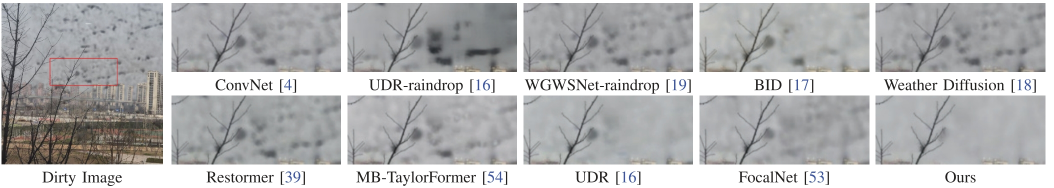
#> input picture assets/real_example.jpg, 2107 x 376 px (shown at 1/2 size)
$ python generate_dataset.py --clean_dir ../assets --pattern_dir ../assets --output_dir out
#> lines starting #> are read from the running program, lines starting #| are printed output that depends on the picture
### synthesis/dust_syn.py
"""Dirty-window image synthesis model (Sec. III of the paper).

Implements the imaging model
    Id = a0 * Io - alpha_a * (Z . P) + alpha_s * P
where the inside background illumination Z is modulated by the scene content
(mean of the clean image), which produces the background-dependent dirt
color observed in real dirty-window photographs (dirt looks dark against
bright backgrounds and bright against dark backgrounds).

This is a faithful, vectorized port of the original research implementation
(`main_dust_syn.py::dusty_syn`).
"""
import numpy as np


def rgb2gray(rgb):
    return np.dot(rgb[..., :3], [0.299, 0.587, 0.114])


def dusty_syn(ori, dust, a1_ran=None, a2_ran=None, a0=1, rng=None):
    """Synthesize a dirty image from a clean image and a dirt pattern.

    Args:
        ori (ndarray): HxWx3 uint8 clean image.
        dust (ndarray): HxW or HxWx3 uint8 dirt pattern (white = dirt).
        a1_ran / a2_ran (float): attenuation / scattering factors. If None,
            sampled as ``1.8 + U/3`` and ``0.9 + U/5`` (the paper setting).
        a0 (float): global transmission scale; set to ``1 + a2_ran/2`` by the
            default path.
        rng (np.random.Generator): optional RNG for reproducibility.

    Returns:
        ndarray: HxWx3 float in [0, 1]-ish range (clip before saving).
    """
    rng = rng or np.random
    W, H, C = ori.shape
    if W > H:
        ori = np.transpose(ori, [1, 0, 2])

    if a1_ran is None:
        a1 = 1.8
        a2 = 0.9
        a1_ran = a1 + rng.uniform() / 3
        a2_ran = a2 + rng.uniform() / 5
        a0 = 1 + a2_ran / 2

    if len(dust.shape) == 3:
        rows_d, cols_d, depth_d = dust.shape
    else:
        rows_d, cols_d = dust.shape
        depth_d = 1

    rows_o, cols_o, depth_o = ori.shape
    if rows_d > rows_o and cols_d > cols_o:
        xmax = round(rows_d - rows_o) - 1
        ymax = round(cols_d - cols_o) - 1
        x = rng.integers(0, xmax) if hasattr(rng, 'integers') else np.random.randint(0, xmax)
        y = rng.integers(0, ymax) if hasattr(rng, 'integers') else np.random.randint(0, ymax)
        dust_part = dust[x:x + rows_o - 1, y:y + cols_o - 1, 0:depth_d]
        dust_part = dust_part / 255
    else:
        dust_part = dust / 255

    ori = ori / ori.max()

    z = np.zeros((rows_o, cols_o, depth_o))
    r1 = 0.9 + rng.uniform() / 5
    r2 = 0.9 + rng.uniform() / 5
    r3 = 0.9 + rng.uniform() / 5

    if depth_d == 3:
        z1 = np.sum(ori, axis=2)
        z2 = np.sum(dust_part, axis=2)
        z2 = z2 / 3
    else:
        z1 = np.sum(ori, axis=2)
        z2 = dust_part
    z1 = z1 / 3
    z[:, :, 0] = z1 * z2 * r1
    z[:, :, 1] = z1 * z2 * r2
    z[:, :, 2] = z1 * z2 * r3

    if len(dust_part.shape) < 3:
        dust_part = np.expand_dims(dust_part, axis=2)
    dusty_pic = a0 * ori * 1 - z * a1_ran + a2_ran * dust_part
    return dusty_pic

### synthesis/generate_dataset.py
"""Generate the synthetic (dirty, clean, mask) dataset.

Pairs each clean patch with a dirt-pattern mask and synthesizes the dirty
image with the imaging model in ``dust_syn.py``. The number of triplets is
``n_clean x patterns_per_image``; use ``--n_train 4000 --n_test 100`` to
match the released dataset size.

Usage:
    python synthesis/generate_dataset.py \
        --clean_dir datasets_clean/train --pattern_dir patterns_256 \
        --output_dir datasets/syn_train --n 4000 --seed 100
"""
import argparse
import os

import cv2
import numpy as np
from natsort import natsorted

from dust_syn import dusty_syn


def main():
    parser = argparse.ArgumentParser()
    parser.add_argument('--clean_dir', required=True, help='clean 256x256 patches')
    parser.add_argument('--pattern_dir', required=True, help='256x256 dirt pattern masks')
    parser.add_argument('--output_dir', required=True)
    parser.add_argument('--n', type=int, default=4000, help='number of triplets to generate')
    parser.add_argument('--seed', type=int, default=100)
    parser.add_argument('--include_no_dirt', action='store_true',
                        help='append ~0.7%% clean (no-dirt) samples, following Tab. I of the paper')
    parser.add_argument('--alpha_a_range', type=float, nargs=2, default=[0.5, 2.0],
                        help='sampling range of the attenuation factor (default: 0.5 2.0, Sec. III-B)')
    parser.add_argument('--alpha_s_range', type=float, nargs=2, default=[0.5, 2.0],
                        help='sampling range of the scattering factor (default: 0.5 2.0, Sec. III-B)')
    args = parser.parse_args()

    sample_alphas = lambda: (rng.uniform(*args.alpha_a_range), rng.uniform(*args.alpha_s_range))

    rng = np.random.default_rng(args.seed)
    os.makedirs(os.path.join(args.output_dir, 'gt'), exist_ok=True)
    os.makedirs(os.path.join(args.output_dir, 'dirty'), exist_ok=True)
    os.makedirs(os.path.join(args.output_dir, 'mask'), exist_ok=True)

    clean_files = natsorted(f for f in os.listdir(args.clean_dir)
                            if f.lower().endswith(('.png', '.jpg', '.jpeg')))
    pattern_files = natsorted(f for f in os.listdir(args.pattern_dir)
                              if f.lower().endswith(('.png', '.jpg', '.jpeg')))
    assert clean_files and pattern_files, 'empty clean or pattern folder'

    n = 0
    i = 0
    while n < args.n:
        clean = cv2.cvtColor(cv2.imread(os.path.join(args.clean_dir, clean_files[i % len(clean_files)])),
                             cv2.COLOR_BGR2RGB)
        no_dirt = args.include_no_dirt and rng.uniform() < 0.007
        if no_dirt:
            dirty = clean.astype(np.float32) / clean.max()
            mask = np.zeros(clean.shape[:2], np.float32)
        else:
            p = pattern_files[int(rng.integers(0, len(pattern_files)))]
            mask = cv2.imread(os.path.join(args.pattern_dir, p), cv2.IMREAD_GRAYSCALE)
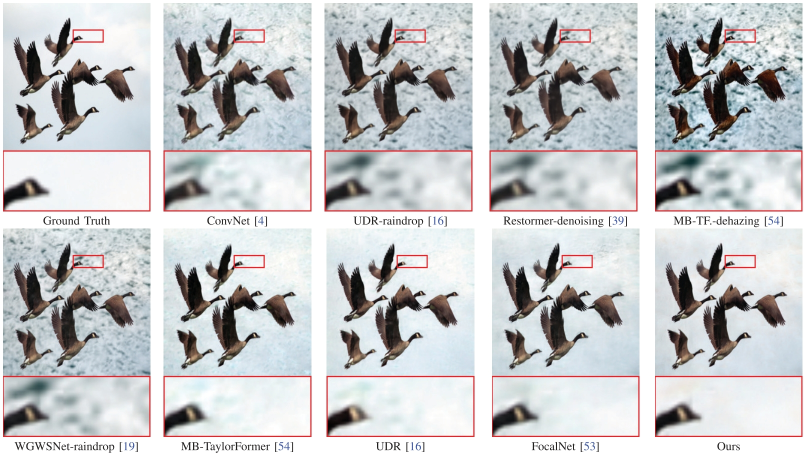
#> input picture assets/syn_example.jpg, 1607 x 907 px (shown at 1/2 size)
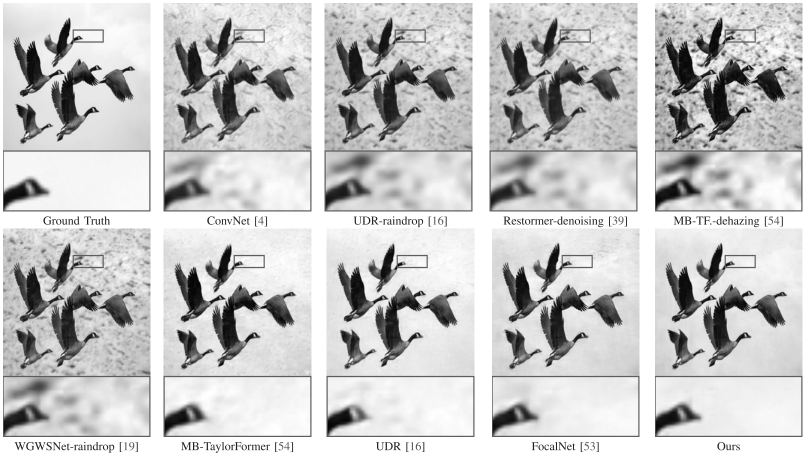
#> mask: shape (907, 1607) (shown at 1/2 size); min 1, max 255, mean 198.8
            a1_ran, a2_ran = sample_alphas()
            dirty = dusty_syn(clean, mask, a1_ran=a1_ran, a2_ran=a2_ran, a0=1.0, rng=rng)
#> in dusty_syn, `ori = ori / ori.max()`:
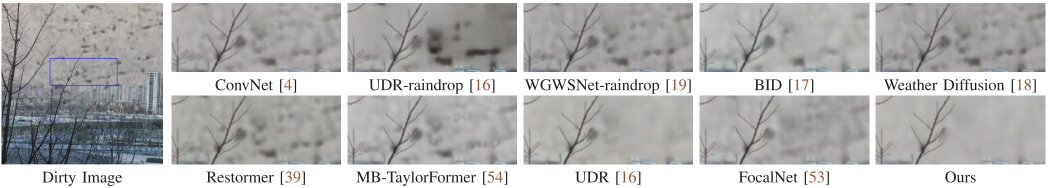
#> ori: shape (376, 2107, 3) float64 (shown at 1/2 size); mean of channels 0, 1, 2 0.707, 0.709, 0.711; drawn as B, G, R
#> in dusty_syn, `z1 = np.sum(ori, axis=2)`:
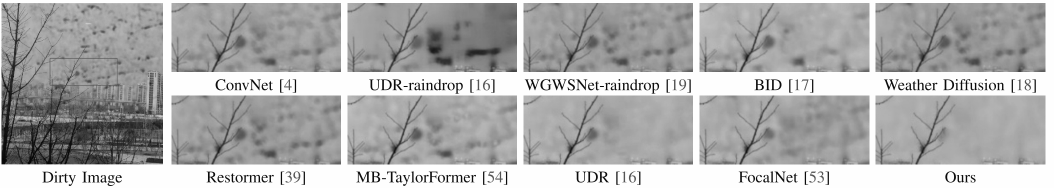
#> z1: shape (376, 2107) float64 (shown at 1/2 size); min 0.243, max 3, mean 2.13; drawn with min black and max white
            mask = mask.astype(np.float32) / 255.
        dirty = np.clip(dirty, 0, 1)

        cv2.imwrite(os.path.join(args.output_dir, 'gt', f'{n}.png'),
                    cv2.cvtColor(clean, cv2.COLOR_RGB2BGR))
        cv2.imwrite(os.path.join(args.output_dir, 'dirty', f'{n}.png'),
                    cv2.cvtColor((dirty * 255).round().astype(np.uint8), cv2.COLOR_RGB2BGR))
        cv2.imwrite(os.path.join(args.output_dir, 'mask', f'{n}.png'),
                    (mask * 255).round().astype(np.uint8))
        n += 1
        i += 1
    print(f'Generated {n} triplets in {args.output_dir}/{{gt,dirty,mask}}')


if __name__ == '__main__':
#> (the run stopped early here; a loop or call above may not have finished)
